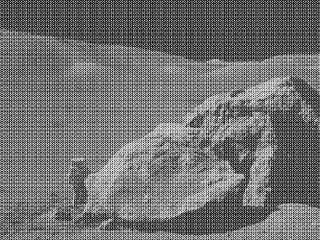
//> input picture lista1/images/man-on-the-moon-noisy.png, 320 x 240 px
$ ./question9   (built with g++ and OpenCV 4)
//> lines starting //> are read from the running program, lines starting //| are printed output that depends on the picture
#include <iostream>
#include <opencv2/opencv.hpp>

using namespace std;
using namespace cv;

void calculateDFT(Mat& src, Mat& dst){
    Mat srcComplex[2] = {src, Mat::zeros(src.size(), CV_32F)};
    Mat dftReady;
    merge(srcComplex, 2, dftReady);

    Mat srcDFT;
    dft(dftReady, srcDFT, DFT_COMPLEX_OUTPUT);

    dst = srcDFT;
}

void calculateIDFT(Mat& src, Mat& dst){
    Mat inverse;

    dft(src, inverse, DFT_INVERSE | DFT_REAL_OUTPUT | DFT_SCALE);

    dst = inverse;
}

void shiftDFT(Mat& src){
    int centerX = src.cols/2;
    int centerY = src.rows/2;

    Mat q1(src, Rect(0, 0, centerX, centerY));
    Mat q2(src, Rect(centerX, 0, centerX, centerY));
    Mat q3(src, Rect(0, centerY, centerX, centerY));
    Mat q4(src, Rect(centerX, centerY, centerX, centerY));

    Mat tmp;

    q1.copyTo(tmp);
    q4.copyTo(q1);
    tmp.copyTo(q4);

    q2.copyTo(tmp);
    q3.copyTo(q2);
    tmp.copyTo(q3);
}

void plotDFTMagnitudeSpectrum(Mat& srcDFT){
    Mat splitArray[2] = {Mat::zeros(srcDFT.size(), CV_32F), Mat::zeros(srcDFT.size(), CV_32F)};
    split(srcDFT, splitArray);
    Mat dftMagnitude;
    magnitude(splitArray[0], splitArray[1], dftMagnitude);
    dftMagnitude += Scalar::all(1);
    log(dftMagnitude, dftMagnitude);
    normalize(dftMagnitude, dftMagnitude, 0, 1, NORM_MINMAX);

    shiftDFT(dftMagnitude);
    imshow("Magnitude Spectrum", dftMagnitude);
    waitKey();
}

void createIdealFilter(Size size, Mat& dst, int uX, int uY){
    Mat mask = Mat(size, CV_32F);

    for (int i = 0; i < size.height; ++i) {
        for (int j = 0; j < size.width; ++j) {
            float D = (float) sqrt(pow(i - uX, 2) + pow(j - uY, 2));
            if(D > 40){
                mask.at<float>(i, j) = 0.0f;
            }else{
                mask.at<float>(i, j) = 1.0f;
            }
        }
    }
    Mat complexOutput;
    Mat output[2] = {mask, mask};
    merge(output, 2, complexOutput);

    dst = complexOutput;
}

void createButterworthFilter(Size size, Mat& dst, int uX, int uY, int n, int d0){
    Mat mask = Mat(size, CV_32F);

    for (int i = 0; i < size.height; ++i) {
        for (int j = 0; j < size.width; ++j) {
            float D = (float) sqrt(pow(i - uX, 2) + pow(j - uY, 2));
            float value = ( 1 / ( 1 + (pow(D/(float)d0, 2 * n))));
            mask.at<float>(i, j) = value;
        }
    }
    Mat complexOutput;
    Mat output[2] = {mask, mask};
    merge(output, 2, complexOutput);

    dst = complexOutput;
}

void createButterworthFilter4(Size size, Mat& dst, int uX, int uY, int n, int d0){
    Mat mask = Mat(size, CV_32F);


    for (int i = 0; i < size.height/2; ++i) {
        for (int j = 0; j < size.width/2 ; ++j) {
            float D = (float) sqrt(pow(i - uX/2, 2) + pow(j - uY/2 , 2));
            float value = ( 1 / ( 1 + (pow(D/(float)d0, 2 * n))));
            mask.at<float>(i, j) = value;
            mask.at<float>(i + uX, j) = value;
            mask.at<float>(i, j + uY) = value;
            mask.at<float>(i + uX, j + uY) = value;
        }
    }
    Mat complexOutput;
    Mat output[2] = {mask, mask};
    merge(output, 2, complexOutput);

    dst = complexOutput;
}


int main(int argc, char ** argv)
{

    Mat src = imread("images/man-on-the-moon-noisy.png", CV_LOAD_IMAGE_GRAYSCALE);
//> src is the input picture: 240 rows x 320 cols, CV_8UC1; min 0, max 250, mean 112.6
    // Mat src = imread("images/pompei-periodic-noise.jpg", CV_LOAD_IMAGE_GRAYSCALE);

    Mat srcFloat, srcDFT;
    src.convertTo(srcFloat, CV_32FC1, 1.0 / 255.0);

    calculateDFT(srcFloat, srcDFT);
//> in calculateDFT, `Mat srcComplex[2] = {src, Mat::zeros(src.size(), CV_32F)};`: srcComplex[1]: 240 rows x 320 cols, CV_32FC1; every value is 0
    Mat mask;

    createButterworthFilter(Size(srcDFT.cols, srcDFT.rows), mask, srcDFT.rows/2 , srcDFT.cols/2, 1, 25);
//> after the loop in createButterworthFilter, `for (int i = 0; i < size.height; ++i)`:
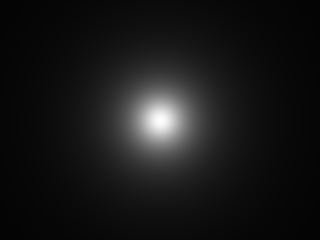
//> mask: 240 rows x 320 cols, CV_32FC1; min 0.0154, max 1, mean 0.0932
    // shiftDFT(mask);
    plotDFTMagnitudeSpectrum(srcDFT);
//> in plotDFTMagnitudeSpectrum, `split(srcDFT, splitArray);`:
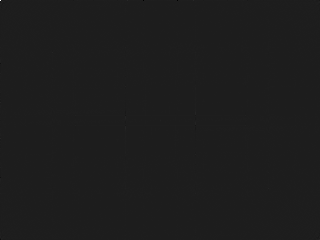
//> splitArray[0]: 240 rows x 320 cols, CV_32FC1; min -4507.1, max 33903.7, mean 0.2; drawn with min black and max white
//> in shiftDFT, `Mat q1(src, Rect(0, 0, centerX, centerY));`:
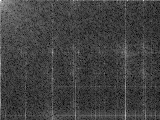
//> q1: 120 rows x 160 cols, CV_32FC1; min 8.76e-07, max 1, mean 0.257
//> in shiftDFT, `Mat q3(src, Rect(0, centerY, centerX, centerY));`:
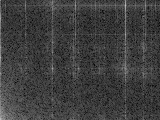
//> q3: 120 rows x 160 cols, CV_32FC1; min 0.00411, max 0.761, mean 0.246
//> in shiftDFT, `Mat q4(src, Rect(centerX, centerY, centerX, centerY));`:
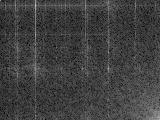
//> q4: 120 rows x 160 cols, CV_32FC1; min 0, max 0.762, mean 0.254
//> in shiftDFT, `tmp.copyTo(q3);`:
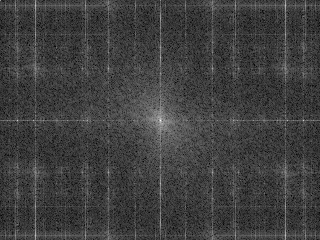
//> src: 240 rows x 320 cols, CV_32FC1; min 0, max 1, mean 0.25
    shiftDFT(srcDFT);

//    Mat filtered =  srcDFT * mask;
    Mat filtered;
    mulSpectrums(srcDFT, mask, filtered, DFT_COMPLEX_OUTPUT);
    shiftDFT(filtered);
    // plotDFTMagnitudeSpectrum(filtered);

    Mat idft;
    calculateIDFT(filtered, idft);
    normalize(idft, idft, 0, 255, NORM_MINMAX, CV_8UC1);
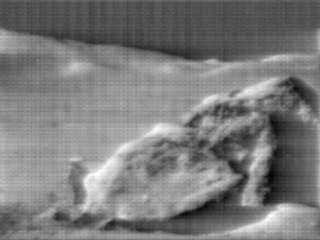
//> idft: 240 rows x 320 cols, CV_8UC1; min 0, max 255, mean 122.7


    imshow("Original", src);
//    imshow("Mask", mask);
    imshow("Recovered", idft);
    waitKey();

    return 0;
}

$ run again, with lista1/images/boat.png copied over lista1/images/man-on-the-moon-noisy.png
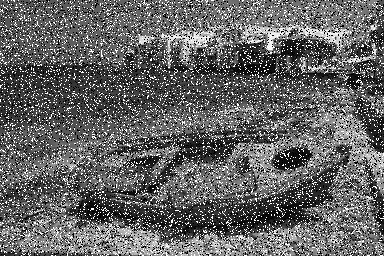
//> input picture lista1/images/boat.png, 384 x 256 px
//> src is the input picture: 256 rows x 384 cols, CV_8UC1; min 0, max 255, mean 100.3
//> after the loop in createButterworthFilter, `for (int i = 0; i < size.height; ++i)`:
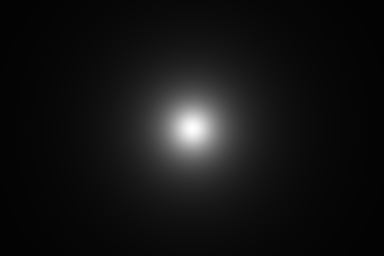
//> mask: 256 rows x 384 cols, CV_32FC1; min 0.0116, max 1, mean 0.0772
//> in calculateIDFT, `dft(src, inverse, DFT_INVERSE | DFT_REAL_OUTPUT | DFT_SCALE);`:
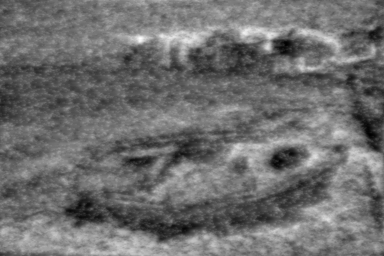
//> inverse: 256 rows x 384 cols, CV_32FC1; min -0.0665, max 0.991, mean 0.393; drawn with min black and max white

$ run again, with lista1/images/glass.png copied over lista1/images/man-on-the-moon-noisy.png
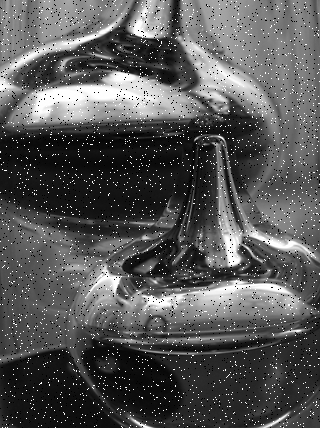
//> input picture lista1/images/glass.png, 320 x 428 px
//> src is the input picture: 428 rows x 320 cols, CV_8UC1; min 0, max 255, mean 86.8
//> in calculateIDFT, `dft(src, inverse, DFT_INVERSE | DFT_REAL_OUTPUT | DFT_SCALE);`:
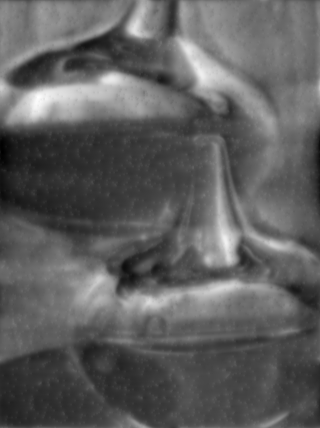
//> inverse: 428 rows x 320 cols, CV_32FC1; min -0.254, max 1.35, mean 0.341; drawn with min black and max white
